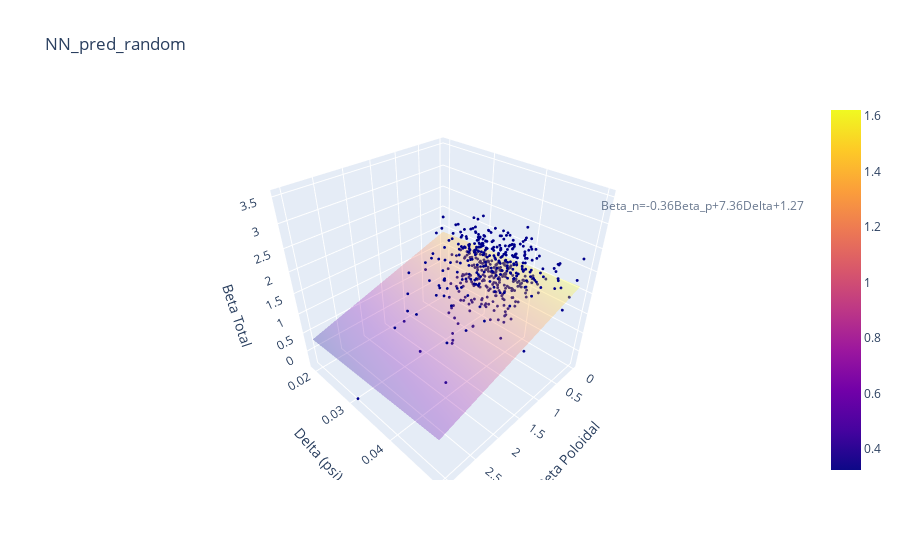

Notebook code cell kept with this figure:
### Code cell
size=500
def unif_sample(var,size=size):
    return np.random.uniform(low=1*plasma[var].values.min(), high=1*plasma[var].values.max(),size=size).reshape(-1)
selected_dataset['rminor[m]']=plasma0['rminor[m]']
selected_dataset['Zeff_h']=plasma0['Zeff_h']
# selected_dataset=selected_dataset.loc[:,['Ip[MA]', 'Bt[T]', 'Triang.', 'epsilon', 'kappa', 'beta_n_exp',
#        'ne_ped_exp', 'Te_ped_EPED', 'Delta_EPED', 'rminor[m]', 'Zeff_h']]
cov_plasma=np.cov(selected_dataset.values.T)+0*np.cov(selected_dataset.values.T)
mean_plasma=selected_dataset.mean().values
# mean_plasma[0]=mean_plasma[0]*0.7
# mean_plasma[-5]=mean_plasma[-5]*1.5
Bt_rn=unif_sample('Bt[T]')
Ip_rn=unif_sample('Ip[MA]')
mu_rn=unif_sample('mu[A]')
Trian_rn=unif_sample('Triang.')
eps_rn=unif_sample('epsilon')
kap_rn=unif_sample('kappa')
beta_rn=unif_sample('beta_n_exp')
ne_ped_rn=unif_sample('ne_ped_exp')
ptot_rn=unif_sample('P_tot[MW]')
gas_rn=unif_sample('Gas[1e22/s]')
zeff_rn=unif_sample('Zeff_h')
rmin_rn=unif_sample('rminor[m]')
def un_norm(a,var):
    return a*myscaler(plasma0[var])[2]+myscaler(plasma0[var])[1]
Bt_r=un_norm(Bt_rn,'Bt[T]')
mu_r=un_norm(mu_rn,'mu[A]')
Ip_r=un_norm(Ip_rn,'Ip[MA]')
Trian_r=un_norm(Trian_rn,'Triang.')
eps_r=un_norm(eps_rn,'epsilon')
kap_r=un_norm(kap_rn,'kappa')
beta_r=un_norm(beta_rn,'beta_n_exp')
ne_ped_r=un_norm(ne_ped_rn,'ne_ped_exp')
ptot_r=un_norm(ptot_rn,'P_tot[MW]')
gas_r=un_norm(gas_rn,'Gas[1e22/s]')
zeff_r=un_norm(zeff_rn,'Zeff_h')
rmin_r=un_norm(rmin_rn,'rminor[m]')
sample=np.random.multivariate_normal(mean_plasma,cov_plasma,size)
sample_norm=tf.constant(myscaler(sample)[0],dtype=tf.float32)
# sample_norm
alea_dist_rand,mean_dist_rand,alea_dist_rand2,mean_dist_rand2,alea_dist_rand3,mean_dist_rand3,alea_dist_rand4,mean_dist_rand4=model([tf.constant(mu_rn,dtype=tf.float32),
    tf.constant(Bt_rn,dtype=tf.float32),tf.constant(eps_rn,dtype=tf.float32),
    tf.constant(kap_rn,dtype=tf.float32),
    tf.constant(Trian_rn,dtype=tf.float32),tf.constant(ptot_rn,dtype=tf.float32),
    tf.constant(gas_rn,dtype=tf.float32),tf.constant(zeff_rn,dtype=tf.float32)])
# alea_dist_rand,mean_dist_rand,alea_dist_rand2,mean_dist_rand2=model([sample_norm[:,0],
#     sample_norm[:,1],sample_norm[:,2],sample_norm[:,3],
#     sample_norm[:,4],sample_norm[:,5],sample_norm[:,6]])

# beta_nn=beta_fun(mean_dist_rand.mean().numpy()*myscaler(plasma0.Te_ped_EPED)[2]+myscaler(plasma0.Te_ped_EPED)[1],ip=Ip_r,ne_ped=sample[:,6],triang=sample[:,2],rminor=sample[:,-2],kappa=sample[:,4],zeff=sample[:,-1])
# delta_nn=mean_dist_rand2.mean().numpy()*myscaler(plasma0.Delta_EPED)[2]+myscaler(plasma0.Delta_EPED)[1]
# dfbeta_random=pd.DataFrame({'delta_nn':delta_nn.reshape(-1),'beta_nn':beta_nn.reshape(-1),
#     'epi_beta':beta_error(mean_dist_rand.stddev().numpy().reshape(-1)*myscaler(plasma0.Te_ped_EPED)[2],ip=sample[:,0],ne_ped=sample[:,6],triang=sample[:,2],rminor=sample[:,-2],kappa=sample[:,4],zeff=sample[:,-1]),
#     'epi_delta':mean_dist_rand2.stddev().numpy().reshape(-1)*myscaler(plasma0.Delta_EPED)[2],
#     'alea_beta':beta_error(alea_dist_rand.stddev().numpy().reshape(-1)*myscaler(plasma0.Te_ped_EPED)[2],ip=sample[:,0],ne_ped=sample[:,6],triang=sample[:,2],rminor=sample[:,-2],kappa=sample[:,4],zeff=sample[:,-1]),
#     'alea_delta':alea_dist_rand2.stddev().numpy().reshape(-1)*myscaler(plasma0.Delta_EPED)[2]})

beta_nn=beta_fun(mean_dist_rand2.mean().numpy()*myscaler(plasma0.Te_ped_SC)[2]+myscaler(plasma0.Te_ped_SC)[1],ip=Ip_r,
    ne_ped=(mean_dist_rand3.mean().numpy()*myscaler(plasma0.neped_pre_2)[2])+myscaler(plasma0.neped_pre_2)[1],
    triang=Trian_r,rminor=rmin_r,kappa=kap_r,zeff=zeff_r)
delta_nn=mean_dist_rand.mean().numpy()*myscaler(plasma0.Delta_SC)[2]+myscaler(plasma0.Delta_SC)[1]
dfbeta_random=pd.DataFrame({'delta_nn':delta_nn.reshape(-1),'beta_nn':beta_nn.reshape(-1),
    'epi_beta':beta_error(Te_ped_error=mean_dist_rand2.stddev().numpy().reshape(-1)*myscaler(plasma0.Te_ped_SC)[2],ne_ped_error=mean_dist_rand3.stddev().numpy().reshape(-1)*myscaler(plasma0.neped_pre_2)[2],Te_ped=un_norm(mean_dist_rand2.mean().numpy().reshape(-1),'Te_ped_SC'),ne_ped=un_norm(mean_dist_rand3.mean().numpy().reshape(-1),'neped_pre_2'),ip=Ip_r,triang=Trian_r,rminor=rmin_r,kappa=kap_r,zeff=zeff_r),
    'epi_delta':mean_dist_rand.stddev().numpy().reshape(-1)*myscaler(plasma0.Delta_SC)[2],
    'alea_beta':beta_error(Te_ped_error=alea_dist_rand2.stddev().numpy().reshape(-1)*myscaler(plasma0.Te_ped_SC)[2],ne_ped_error=alea_dist_rand3.stddev().numpy().reshape(-1)*myscaler(plasma0.neped_pre_2)[2],Te_ped=un_norm(mean_dist_rand2.mean().numpy().reshape(-1),'Te_ped_SC'),ne_ped=un_norm(mean_dist_rand3.mean().numpy().reshape(-1),'neped_pre_2'),ip=Ip_r,triang=Trian_r,rminor=rmin_r,kappa=kap_r,zeff=zeff_r),
    'alea_delta':alea_dist_rand.stddev().numpy().reshape(-1)*myscaler(plasma0.Delta_SC)[2],
    'z':((mean_dist_rand4.mean().numpy()*myscaler(plasma0.beta_n_pred)[2])+myscaler(plasma0.beta_n_pred)[1]).reshape(-1)})
dfbeta_random[dfbeta_random['beta_nn']>100]=np.nan
dfbeta_random=dfbeta_random.dropna(axis=0)
dfbeta_random=dfbeta_random.loc[(dfbeta_random['beta_nn']>0.),:]
plt.figure(dpi=200)
plt.errorbar(dfbeta_random.beta_nn,dfbeta_random.delta_nn,yerr=dfbeta_random.epi_delta,xerr=dfbeta_random.epi_beta,label='Random Values epistemic error',fmt='o',markersize=2,elinewidth=0.08)
x=np.linspace(0,1,100)
plt.plot(x,f(x,popt_nn),'r--',label='square root fit')
plt.annotate('c='+str(np.round(popt_nn[0],4)),xy=[1.5,0.01])
plt.ylabel('Delta')
plt.xlabel('Beta')
plt.legend()
plt.show()
plt.figure(dpi=200)
plt.errorbar(dfbeta_random.beta_nn,dfbeta_random.delta_nn,yerr=dfbeta_random.alea_delta,xerr=dfbeta_random.alea_beta,label='Random Values aleatoric error',fmt='o',markersize=2,elinewidth=0.08)
# plt.xlim(-0.25,2)
# plt.ylim(-0.075,0.1)
# popt_nn,pcov=curve_fit(f,dfbeta_random.beta_nn,dfbeta_random.delta_nn,sigma=dfbeta_random.epi_delta,maxfev=50000)

x=np.linspace(0,1,100)
plt.plot(x,f(x,popt_nn),'r--',label='square root fit')
# r2_nn=r2_score(dfbeta_random.delta_nn, f(dfbeta_random.beta_nn,popt_nn))
plt.annotate('c='+str(np.round(popt_nn[0],4)),xy=[1.5,0.01])
plt.ylabel('Delta')
plt.xlabel('Beta')
plt.legend()
plt.show()
def min_dist(beta,delta):
    x=np.linspace(0,2,100)
    y=f(x,popt_nn)
    d=np.min(np.sqrt((x-beta)**2+100*(y-delta)**2))
    return d
dfbeta.beta_nn.mean()
def min_dist_data(beta,delta):
    x=dfbeta_europed.beta_nn.mean()
    y=dfbeta_europed.delta_nn.mean()
    # x=dfbeta.beta_nn.values.reshape(-1)
    # y=dfbeta.delta_nn.values.reshape(-1)
    d=np.sqrt((x-beta)**2+100*(y-delta)**2)
    return d
dfbeta_random['dist_curve']=np.vectorize(min_dist)(dfbeta_random.loc[:,'beta_nn'],dfbeta_random.loc[:,'delta_nn'])
dfbeta_random['dist_data']=min_dist_data(dfbeta_random.loc[:,'beta_nn'],dfbeta_random.loc[:,'delta_nn'])
dfbeta_random['dist']=dfbeta_random['dist_data']+dfbeta_random['dist_curve']
specific_3d_plot(dfbeta_random,'NN_pred_random')

### Figure 1 — Plotly figure (JSON) as saved in the notebook; plotly's stock layout.template omitted (floating-point values rounded to 4 significant figures; data arrays with more than 128 entries replaced by an {"elided": "..."} marker saying what was removed)
{"data": [{"opacity": 0.3, "text": "SJDSJHFBSDFH", "type": "surface", "x": {"elided": "7x303 float values"}, "y": {"elided": "7x303 float values"}, "z": {"elided": "7x303 float values"}}, {"line": {"color": "darkblue", "width": 2}, "marker": {"colorscale": [[0, "#440154"], [0.1111, "#482878"], [0.2222, "#3e4989"], [0.3333, "#31688e"], [0.4444, "#26828e"], [0.5556, "#1f9e89"], [0.6667, "#35b779"], [0.7778, "#6ece58"], [0.8889, "#b5de2b"], [1, "#fde725"]], "size": 1}, "mode": "markers", "type": "scatter3d", "x": {"elided": "500 float values"}, "y": {"elided": "500 float values"}, "z": {"elided": "500 float values"}}], "layout": {"scene": {"annotations": [{"opacity": 0.7, "showarrow": false, "text": "Beta_n=-0.36Beta_p+7.36Delta+1.27", "x": 0.4, "xanchor": "left", "xshift": 10, "y": 0.05, "z": 3.5}], "xaxis": {"title": {"text": "Beta Poloidal"}}, "yaxis": {"title": {"text": "Delta (psi)"}}, "zaxis": {"title": {"text": "Beta Total"}}}, "title": {"text": "NN_pred_random"}}}
